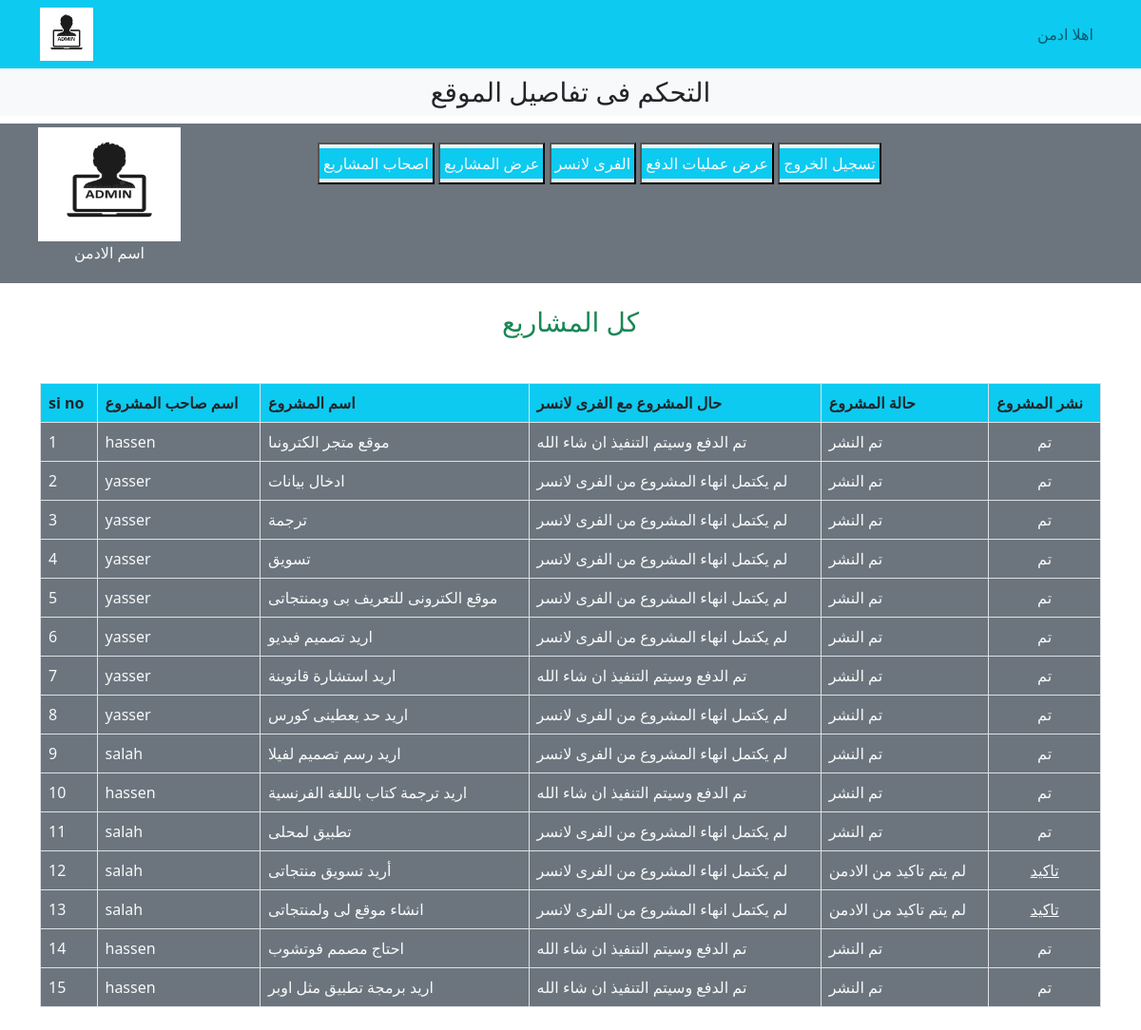
Page /admin_panel/index.php?view_projects on the committed database.
### tables this page shows
CREATE TABLE `add_project` (
  `project_id` int(100) NOT NULL,
  `user_id` int(100) NOT NULL,
  `user_name` varchar(255) NOT NULL,
  `project_name` varchar(255) NOT NULL,
  `project_description` varchar(255) NOT NULL,
  `project_category` int(100) NOT NULL,
  `project_time` varchar(100) NOT NULL,
  `project_money` varchar(100) NOT NULL,
  `status` varchar(100) NOT NULL,
  `date` timestamp NOT NULL DEFAULT current_timestamp() ON UPDATE current_timestamp(),
  `project_done` varchar(100) NOT NULL
);

### admin_panel/view_projects.php (the view, shortened to what this page needs)
<!DOCTYPE html>
<html lang="en">
<head>
</head>
<body>
    <h3 class="text-success text-center">كل المشاريع</h3>
    <table class="table table-bordered mt-5">
        <thead class="bg-info">
            <tr>
                <th>si no</th>
                <th>اسم صاحب المشروع</th>
                <th>اسم المشروع </th>
                <th>حال المشروع مع الفرى لانسر</th>
                <th>حالة المشروع</th>
                <th>نشر المشروع</th>
            </tr>
        </thead>
        <tbody class="bg-secondary text-light">
            <?php
                           $serial_n=1;
     $get_order_details="SELECT * FROM `add_project`";
        $querry=mysqli_query($con,$get_order_details);
        while($rown=mysqli_fetch_assoc($querry)){
               $oid=$rown['project_id'];
               $username=$rown['user_name'];
               $project_name=$rown['project_name'];
               $status=$rown['status'];
               $project_done=$rown['project_done'];
             echo "
             <tr>
             <td>$serial_n</td>
             <td>$username</td>
             <td>$project_name</td>
             <td>$project_done</td>
             <td>$status</td>
             ";
             ?>
            <?php
          if($status=='تم النشر'){
            echo "<td class='text-center'>تم</td>";
          }else{
             echo "<td class='text-center'><a  href='confirm_project.php?project_id=$oid' class='text-light'>تاكيد</a></td>
         </tr>";}
        $serial_n++ ;
        }
        ?>
        </tbody>
    </table>
</body>
</html>

### admin_panel/index.php (style rules this page uses)
* { margin: 0; padding: 0; box-sizing: border-box; }
body { overflow-x: hidden; }

### rows in the picture
add_project: user_name "hassen", project_name "موقع متجر الكترونىا", project_done "تم الدفع وسيتم التنفيذ ان شاء الله", status "تم النشر"
add_project: user_name "yasser", project_name "ادخال بيانات", project_done "لم يكتمل انهاء المشروع من الفرى لانسر", status "تم النشر"
add_project: user_name "yasser", project_name "ترجمة", project_done "لم يكتمل انهاء المشروع من الفرى لانسر", status "تم النشر"
add_project: user_name "yasser", project_name "تسويق", project_done "لم يكتمل انهاء المشروع من الفرى لانسر", status "تم النشر"
add_project: user_name "yasser", project_name "موقع الكترونى للتعريف بى وبمنتجاتى", project_done "لم يكتمل انهاء المشروع من الفرى لانسر", status "تم النشر"
add_project: user_name "yasser", project_name "اريد تصميم فيديو", project_done "لم يكتمل انهاء المشروع من الفرى لانسر", status "تم النشر"
add_project: user_name "yasser", project_name "اريد استشارة قانوينة", project_done "تم الدفع وسيتم التنفيذ ان شاء الله", status "تم النشر"
add_project: user_name "yasser", project_name "اريد حد يعطينى كورس", project_done "لم يكتمل انهاء المشروع من الفرى لانسر", status "تم النشر"
add_project: user_name "salah", project_name "اريد رسم تصميم لفيلا", project_done "لم يكتمل انهاء المشروع من الفرى لانسر", status "تم النشر"
add_project: user_name "hassen", project_name "اريد ترجمة كتاب باللغة الفرنسية", project_done "تم الدفع وسيتم التنفيذ ان شاء الله", status "تم النشر"
add_project: user_name "salah", project_name "تطبيق لمحلى", project_done "لم يكتمل انهاء المشروع من الفرى لانسر", status "تم النشر"
add_project: user_name "salah", project_name "أريد تسويق منتجاتى", project_done "لم يكتمل انهاء المشروع من الفرى لانسر", status "لم يتم تاكيد من الادمن"
add_project: user_name "salah", project_name "انشاء موقع لى ولمنتجاتى", project_done "لم يكتمل انهاء المشروع من الفرى لانسر", status "لم يتم تاكيد من الادمن"
add_project: user_name "hassen", project_name "احتاج مصمم فوتشوب", project_done "تم الدفع وسيتم التنفيذ ان شاء الله", status "تم النشر"
add_project: user_name "hassen", project_name "اريد برمجة تطبيق مثل اوبر", project_done "تم الدفع وسيتم التنفيذ ان شاء الله", status "تم النشر"
